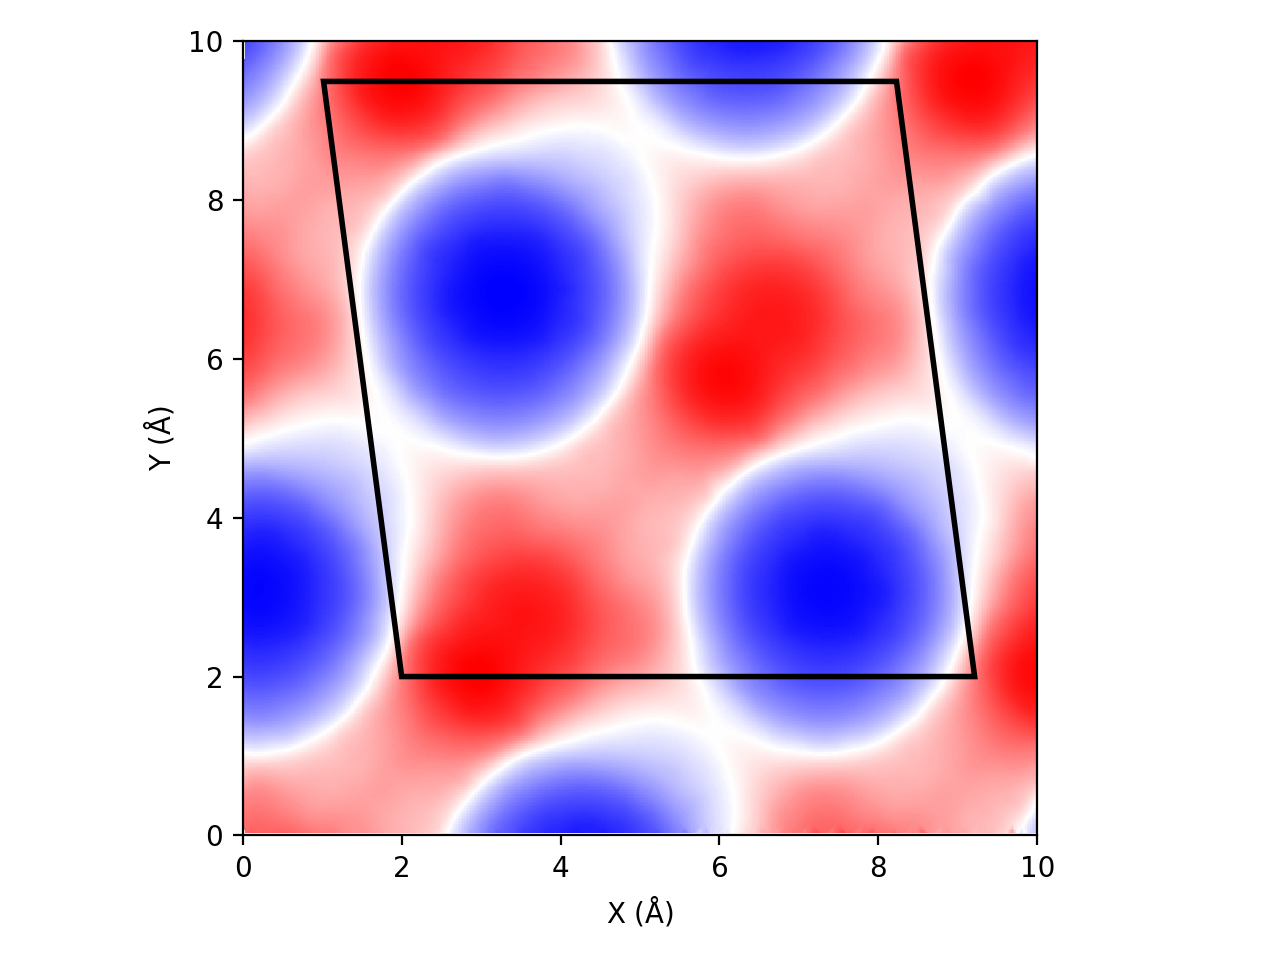

The script that saved this image:
import sys
import numpy as np
import matplotlib.patches as patches
import matplotlib.pyplot as plt
from scipy.interpolate import griddata
'''
usage: python wmap1.py <pmesh> <loc>
<pmesh> is the filename of pmesh file
<loc> is either 'bot' or 'top'
'''


def kart2frac(kart, latmat):
    """
    convert cart coords into frac
    :param kart: a list of cart coords
    :param latmat: [va, vb, vc] in cart
    :return: np array [a, b, c]: frac coords
    """
    p = np.matmul(np.array(kart), np.linalg.inv(np.array(latmat)))
    return p


def xyzarray2frac(x, y, z, latmat):
    """
    convert frac into cart
    :param x:
    :param y:
    :param z:
    :param latmat: [va, vb, vc] in cart
    :return: nx3 mat
    """
    length = min([len(x), len(y), len(z)])
    abc = np.empty((length, 3))
    abc[:] = np.nan
    for i in range(length):
        kart = kart2frac([x[i], y[i], z[i]], latmat)
        abc[i][0] = kart[0]
        abc[i][1] = kart[1]
        abc[i][2] = kart[2]
    return abc


def parse_cif(cif_name='iso.cif'):
    """
    parse lattice vectors from 'iso.cif'
    :return: la 1x3 np array
             lb 1x3 np array
             lc 1x3 np array
             theta_c_rad angle between c axis and z axis
    """
    with open(cif_name) as f_iso:
        content = f_iso.readlines()
    u = np.zeros(6)
    for e in [line.strip().split() for line in content if len(line.strip().split()) == 2]:
        if 'cell_length_a' in e[0]:
            u[0] = float(e[1])
        elif 'cell_length_b' in e[0]:
            u[1] = float(e[1])
        elif 'cell_length_c' in e[0]:
            u[2] = float(e[1])
        elif 'cell_angle_alpha' in e[0]:
            u[3] = float(e[1])
        elif 'cell_angle_beta' in e[0]:
            u[4] = float(e[1])
        elif 'cell_angle_gamma' in e[0]:
            u[5] = float(e[1])
    a, b, c, alpha, beta, gamma = u
    cosdelta_up = np.cos(np.radians(alpha)) - np.cos(np.radians(beta))*np.cos(np.radians(gamma))
    cosdelta_low = np.sin(np.radians(beta))*np.sin(np.radians(gamma))
    cosdelta = cosdelta_up / cosdelta_low
    sindelta = np.sqrt(1-cosdelta**2)
    la = a*np.array([1.0, 0.0, 0.0])
    lb = b*np.array([np.cos(np.radians(gamma)), np.sin(np.radians(gamma)), 0.0])
    lc = c*np.array([np.cos(np.radians(beta)), np.sin(np.radians(beta))*cosdelta,
                     np.sin(np.radians(beta))*sindelta])
    u_lc = lc/np.linalg.norm(lc)
    theta_c_rad = np.arccos(np.clip(np.dot(u_lc, [0, 0, 1]), -1.0, 1.0))
    return la, lb, lc, theta_c_rad


def parse_pmesh(pmesh_name, loc, latmat):
    """

    :param pmesh_name: name of the pmesh file
    :param loc: whether the surface is bot or top
    :param latmat: [la, lb, lc]
    :return: pts nx2 array for x, y coord
             nz normalized z for color
    """
    with open(pmesh_name) as f_pmesh:
        content = f_pmesh.readlines()
    content = [i.strip('\n') for i in content]
    data = []
    for line in content:
        l = list(line.split())
        if len(l) != 1:
            data.append(np.array([float(s) for s in l]))
    sorteddata = sorted(data, key=lambda k: [k[1], k[0]])
    pmesh_data = np.array(sorteddata)
    x = pmesh_data[:, 0]
    y = pmesh_data[:, 1]
    z = pmesh_data[:, 2]
    abc = xyzarray2frac(x, y, z, latmat)
    nc = abc[:, 2]
    if loc == 'bot':
        nz = (nc - min(nc)) / (max(nc) - min(nc))
    elif loc == 'top':
        nz = (max(nc) - nc) / (max(nc) - min(nc))
    else:
        print('wrong loc!')
        sys.exit(1)
    pts = np.column_stack((x, y))
    return pts, nz


def project_pmesh(pts, nz, la, lb):
    x = pts[:, 0]
    y = pts[:, 1]
    boundaries = (min(x), max(x), min(y), max(y))
    grid_x, grid_y = np.mgrid[min(x):max(x):500j, min(y):max(y):500j]
    grid_z = griddata(pts, nz, (grid_x, grid_y), method='cubic')
    fig, ax = plt.subplots()
    ax.imshow(grid_z.T, extent=boundaries, aspect='equal', vmin=0, vmax=1, cmap='bwr', origin='lower')

    # define x y of the left-bot vertex
    anchor_x = (boundaries[0] + boundaries[1]) / 5.0  # parallelogram
    anchor_y = (boundaries[2] + boundaries[3]) / 5.0  # parallelogram

    xp = [anchor_x, anchor_x + la[0], anchor_x + la[0] + lb[0], anchor_x + lb[0]]
    yp = [anchor_y, anchor_y + la[1], anchor_y + la[1] + lb[1], anchor_y + lb[1]]
    ax.add_patch(patches.Polygon(xy=list(zip(xp, yp)), fill=False, linewidth=2))
    ax.set_ylabel(r'Y ($\mathrm{\AA}$)')
    ax.set_xlabel(r'X ($\mathrm{\AA}$)')
    fig.tight_layout()
    fig.savefig('wmap1.png', dpi=200)


Pmesh_File, Location = sys.argv[1], sys.argv[2]
La, Lb, Lc, Theta = parse_cif()
Pts, Nz = parse_pmesh(Pmesh_File, Location, [La, Lb, Lc])
project_pmesh(Pts, Nz, La, Lb)
